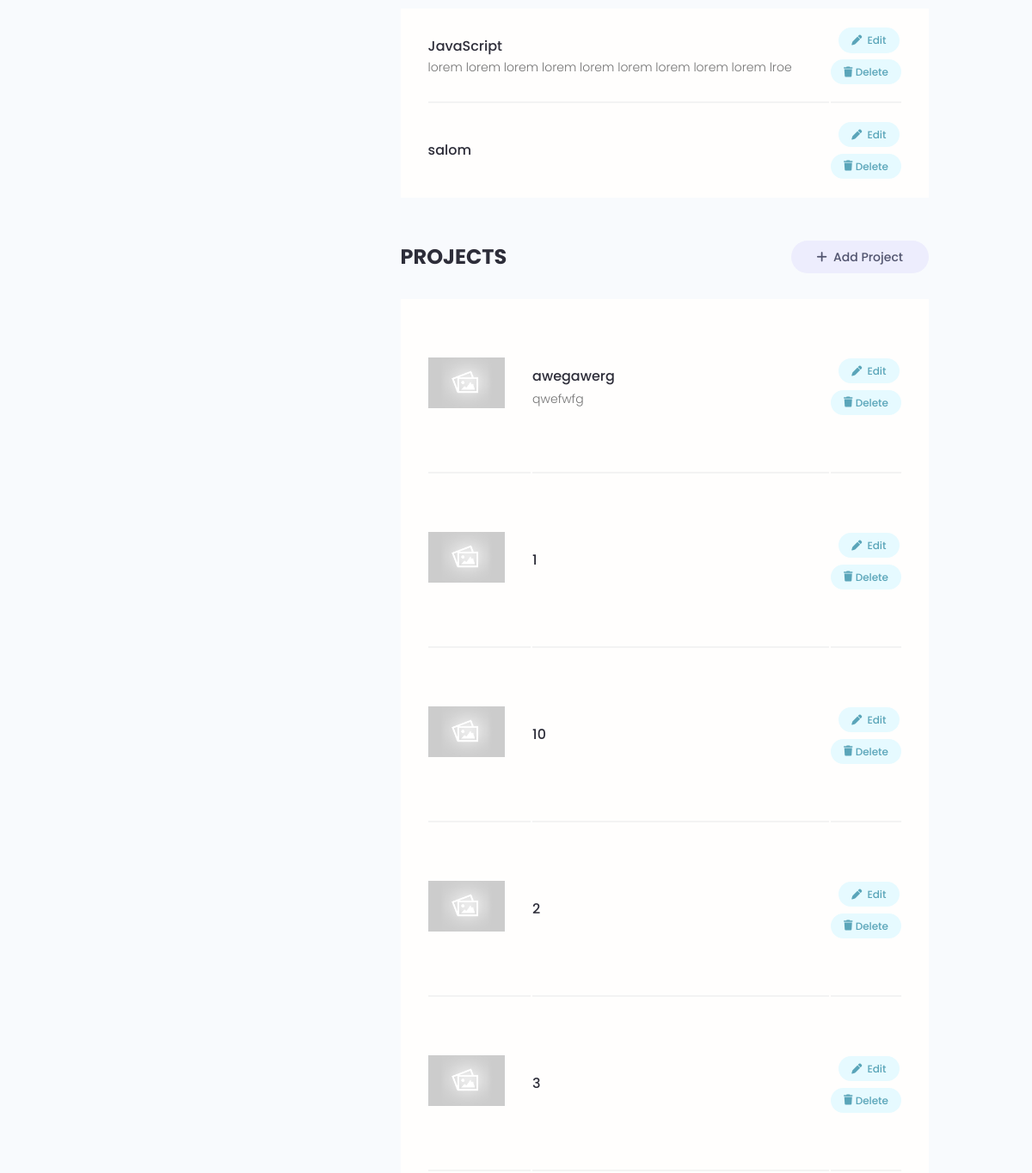
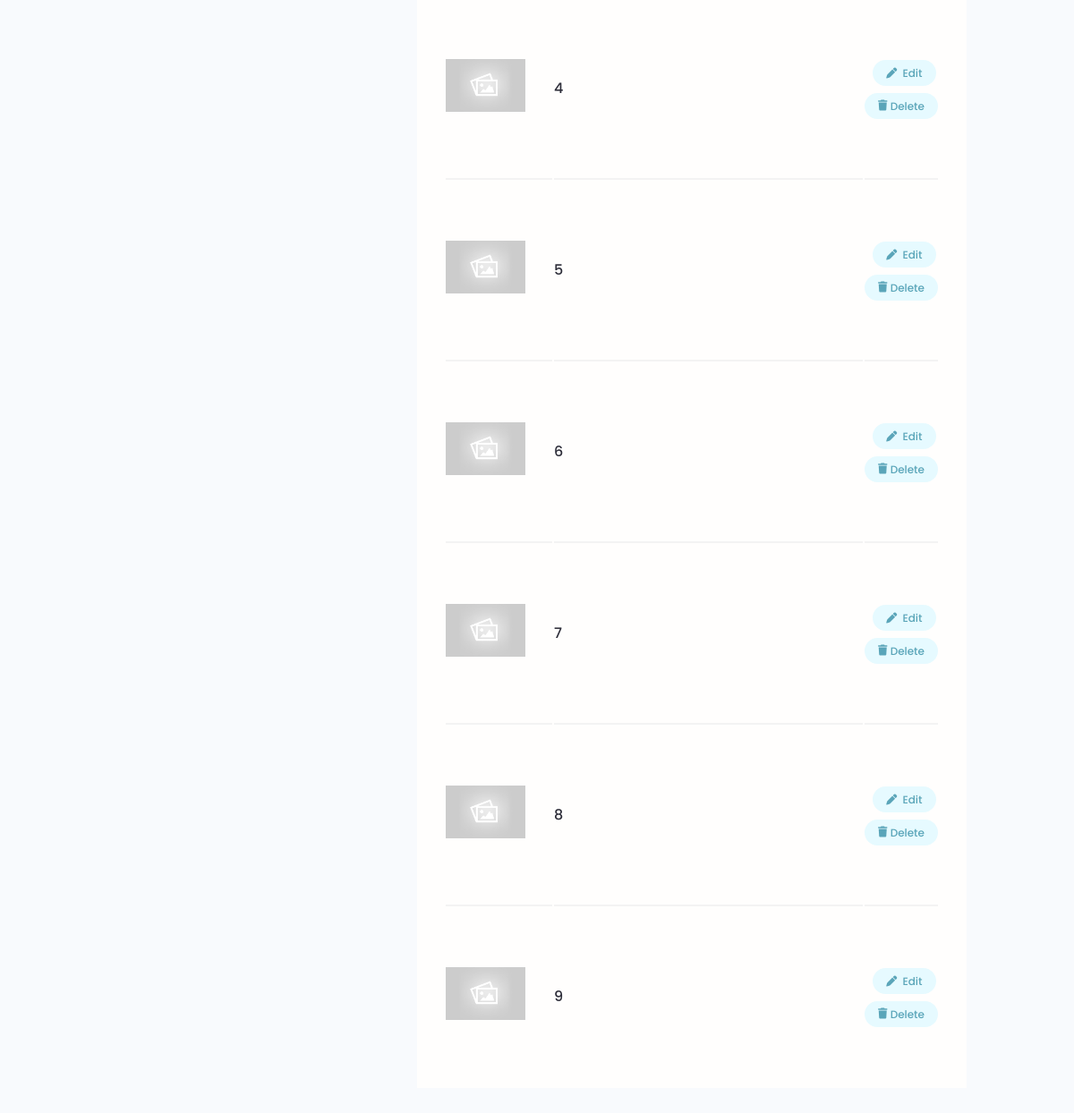
/account/ (signed in, lower part), run on an earlier commit of the app's database (2 pictures, top to bottom).
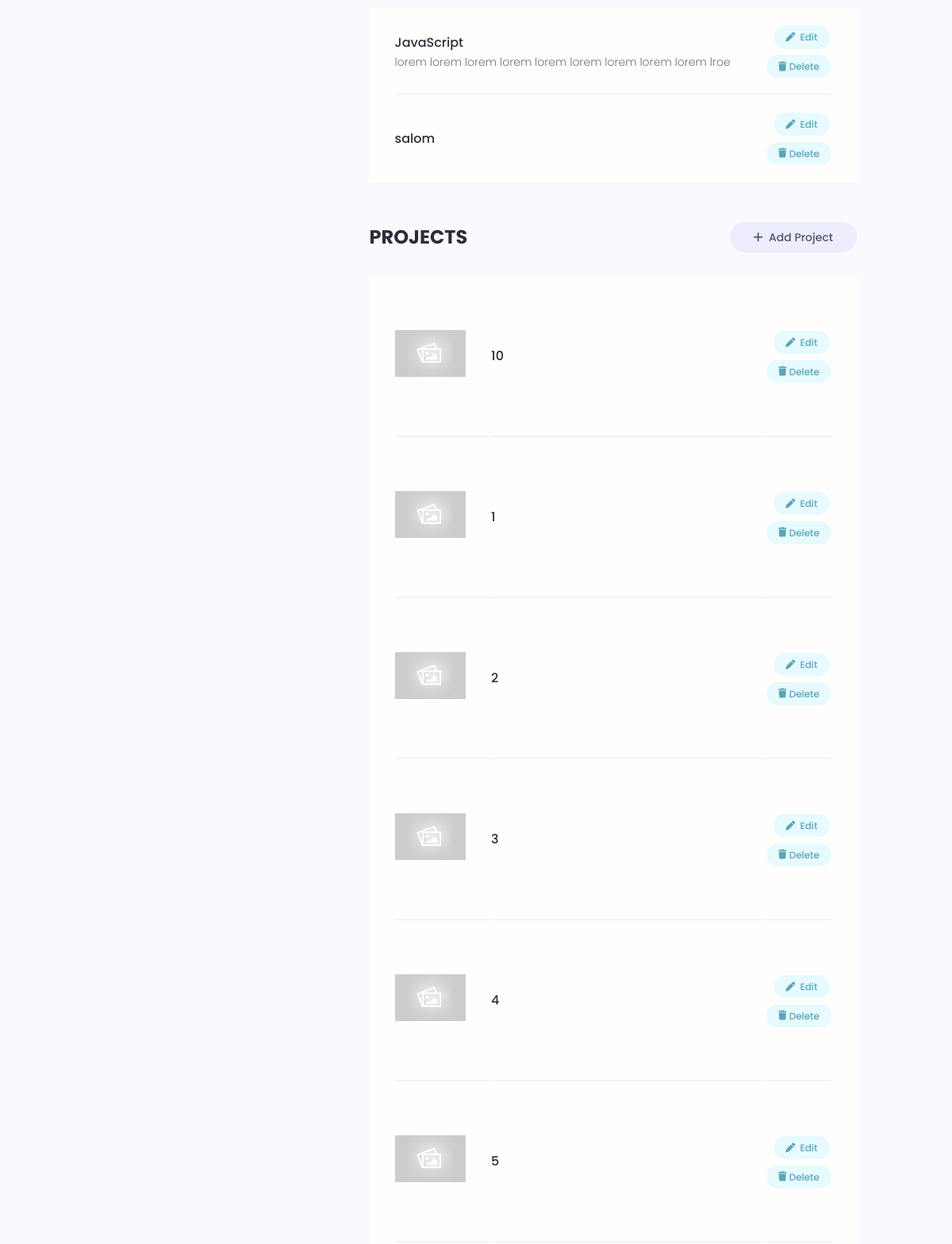
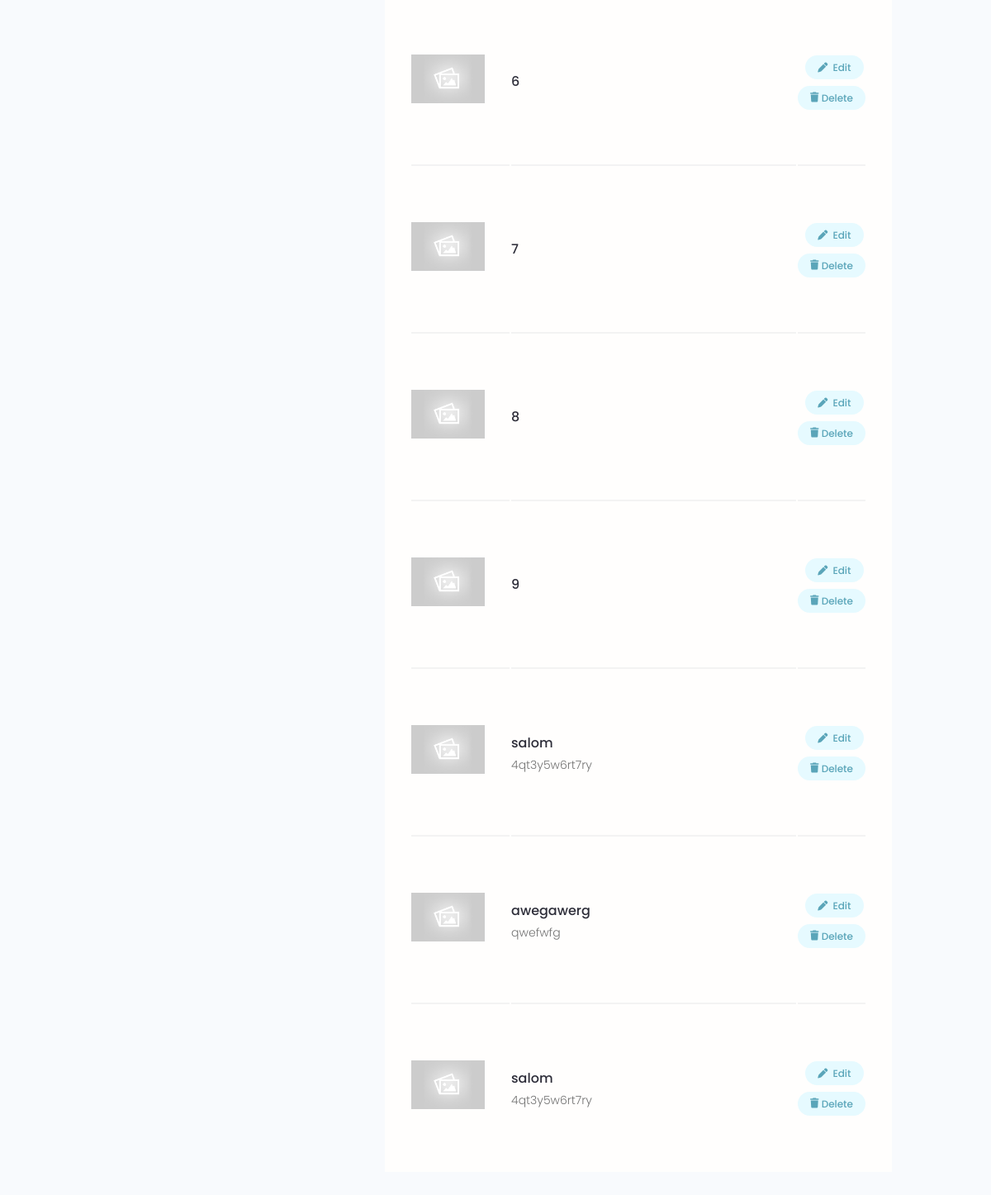
And on a later commit of the database (2 pictures, top to bottom).
### users/models.py (models this page shows, shortened)
class Skill(models.Model):
    owner = models.ForeignKey(Profile,on_delete=models.CASCADE, null=True,blank=True)
    name = models.CharField(max_length=200,blank=True,null=True)
    descriptions = models.TextField(null=tuple,blank=True)
    created = models.DateTimeField(auto_now_add=True)
    id = models.UUIDField(default=uuid.uuid4,
                          unique=True,
                          primary_key=True,
                          editable=False)

### projects/models.py (models this page shows, shortened)
class Project(models.Model):
    owner = models.ForeignKey(Profile,null=True,blank=True, on_delete=models.SET_NULL)
    title = models.CharField(max_length=200)
    description = models.TextField(null=True,blank=True)
    featured_image = models.ImageField(null=True, blank=True,  default='defaults.jpg')
    demo_link = models.CharField(max_length=2000,null=True,blank=True)
    sourse_link = models.CharField(max_length=2000,null=True,blank=True)
    tags = models.ManyToManyField('Tag',blank=True)
    vote_total = models.IntegerField(default=0,null=True,blank=True)
    vote_ratio = models.IntegerField(default=0,null=True,blank=True)
    created = models.DateTimeField(auto_now_add=True)
    id = models.UUIDField(default=uuid.uuid4,
                          unique=True,
                          primary_key=True,
                          editable=False)
    class Meta:
        ordering=['-vote_ratio','-vote_total','title']

### users/views.py (the view)
# urls.py: path('account/',views.userAccount,name="account"),
@login_required(login_url='login')
def userAccount(request):
    profile = request.user.profile
    skills = profile.skill_set.all()
    projects = profile.project_set.all()
    context = {'profile':profile,'skills':skills,'projects':projects}
    return render(request,'users/account.html',context)

### users/templates/users/account.html (shortened to what this page needs)
{% extends 'main.html' %}
{% load static %}
{% block content %}
<main class="settingsPage profile my-md">
    <div class="container">
      <div class="layout">
        <div class="column column--1of3">
        </div>
        <div class="column column--2of3">
          <table class="settings__table">
            {% for skill in skills %}
            <tr>
              <td class="settings__tableInfo">
                <h4>{{skill.name}}</h4>
                <p>
                  {{skill.descriptions}}
                </p>
              </td>
              <td class="settings__tableActions">
                <a class="tag tag--pill tag--main settings__btn" href="{% url 'update-skill' skill.id %}"><i class="fa-solid fa-pen"></i>&nbsp;  Edit</a>
                <a class="tag tag--pill tag--main settings__btn" href="{% url 'delete-skill' skill.id %}?next=/account"><i class="fa-solid fa-trash"></i>&nbsp;Delete</a>
              </td>
            </tr>
            {% endfor %}
          </table>
          <div class="settings">
            <h3 class="settings__title">Projects</h3>
            <a class="tag tag--pill tag--sub settings__btn tag--lg" href="{% url 'create-project' %}"><i class="fa-solid fa-plus"></i>&nbsp; Add Project</a>
          </div>
          <table class="settings__table">
            {% for project in projects %}
            <tr>
              <td class="settings__thumbnail">
                <a href="{% url 'project' project.id %}"><img src="{{ project.featured_image.url }}" alt="Project Thumbnail" /></a>
              </td>
              <td class="settings__tableInfo">
                <a href="{% url 'project' project.id %}">{{project.title}}</a>
                <p>
                  {{project.description|slice:"150"}}
                </p>
              </td>
              <td class="settings__tableActions">
                <a class="tag tag--pill tag--main settings__btn" href="{% url 'update-project' project.id %}"><i class="fa-solid fa-pen"></i>&nbsp; Edit</a>
                <a class="tag tag--pill tag--main settings__btn" href="{% url 'delete-project' project.id %}?next=account"><i class="fa-solid fa-trash"></i>&nbsp;Delete</a>
              </td>
            </tr>
            {% endfor %}
          </table>
        </div>
      </div>
    </div>
  </main>
  {% endblock %}

What changed in the data, as far as the page shows it:
changed Project (number 1 of 13 on the later page): moves up the list
now on this page (row edited): Project: featured_image (placeholder picture), title "salom", description "4qt3y5w6rt7ry"
changed Project "awegawerg": moves down the list
now on this page (row edited): Project: featured_image (placeholder picture), title "salom", description "4qt3y5w6rt7ry"
